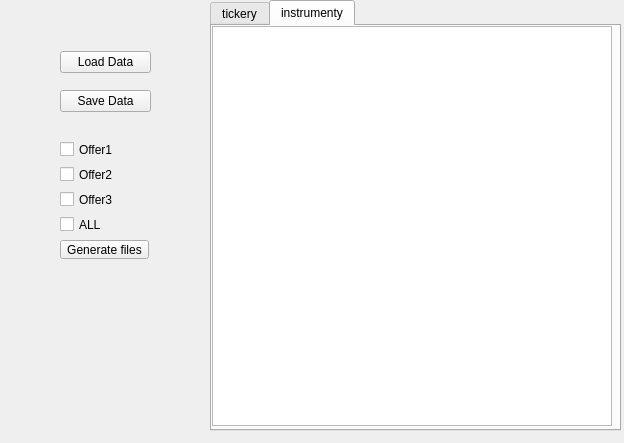
<?xml version="1.0" encoding="UTF-8"?>
<ui version="4.0">
 <class>Swaps</class>
 <widget class="QWidget" name="Swaps">
  <property name="geometry">
   <rect>
    <x>0</x>
    <y>0</y>
    <width>624</width>
    <height>443</height>
   </rect>
  </property>
  <property name="windowTitle">
   <string>SourceData</string>
  </property>
  <widget class="QWidget" name="verticalLayoutWidget">
   <property name="geometry">
    <rect>
     <x>210</x>
     <y>0</y>
     <width>411</width>
     <height>431</height>
    </rect>
   </property>
   <layout class="QVBoxLayout" name="verticalLayout">
    <item>
     <widget class="QTabWidget" name="tabWidget">
      <property name="currentIndex">
       <number>1</number>
      </property>
      <widget class="QWidget" name="tab">
       <attribute name="title">
        <string>tickery</string>
       </attribute>
       <widget class="QTableView" name="tableView_2">
        <property name="geometry">
         <rect>
          <x>0</x>
          <y>0</y>
          <width>400</width>
          <height>400</height>
         </rect>
        </property>
       </widget>
      </widget>
      <widget class="QWidget" name="tab_2">
       <attribute name="title">
        <string>instrumenty</string>
       </attribute>
       <widget class="QTableView" name="tableView">
        <property name="geometry">
         <rect>
          <x>0</x>
          <y>0</y>
          <width>400</width>
          <height>400</height>
         </rect>
        </property>
       </widget>
      </widget>
     </widget>
    </item>
   </layout>
  </widget>
  <widget class="QWidget" name="layoutWidget">
   <property name="geometry">
    <rect>
     <x>60</x>
     <y>40</y>
     <width>91</width>
     <height>83</height>
    </rect>
   </property>
   <layout class="QVBoxLayout" name="verticalLayout_2">
    <item>
     <widget class="QPushButton" name="push_load">
      <property name="text">
       <string>Load Data</string>
      </property>
     </widget>
    </item>
    <item>
     <widget class="QPushButton" name="pushButton_2">
      <property name="text">
       <string>Save Data</string>
      </property>
     </widget>
    </item>
   </layout>
  </widget>
  <widget class="QWidget" name="">
   <property name="geometry">
    <rect>
     <x>60</x>
     <y>140</y>
     <width>89</width>
     <height>119</height>
    </rect>
   </property>
   <layout class="QVBoxLayout" name="verticalLayout_4">
    <item>
     <widget class="QCheckBox" name="checkBox_3">
      <property name="text">
       <string>Offer1</string>
      </property>
     </widget>
    </item>
    <item>
     <widget class="QCheckBox" name="checkBox_2">
      <property name="text">
       <string>Offer2</string>
      </property>
     </widget>
    </item>
    <item>
     <widget class="QCheckBox" name="checkBox">
      <property name="text">
       <string>Offer3</string>
      </property>
     </widget>
    </item>
    <item>
     <widget class="QCheckBox" name="checkBox_4">
      <property name="text">
       <string>ALL</string>
      </property>
     </widget>
    </item>
    <item>
     <widget class="QPushButton" name="pushButton">
      <property name="text">
       <string>Generate files</string>
      </property>
     </widget>
    </item>
   </layout>
  </widget>
 </widget>
 <tabstops>
  <tabstop>checkBox_2</tabstop>
  <tabstop>push_load</tabstop>
  <tabstop>tableView_2</tabstop>
  <tabstop>tableView</tabstop>
  <tabstop>tabWidget</tabstop>
  <tabstop>checkBox</tabstop>
  <tabstop>checkBox_4</tabstop>
  <tabstop>pushButton</tabstop>
  <tabstop>checkBox_3</tabstop>
  <tabstop>pushButton_2</tabstop>
 </tabstops>
 <resources/>
 <connections/>
</ui>
